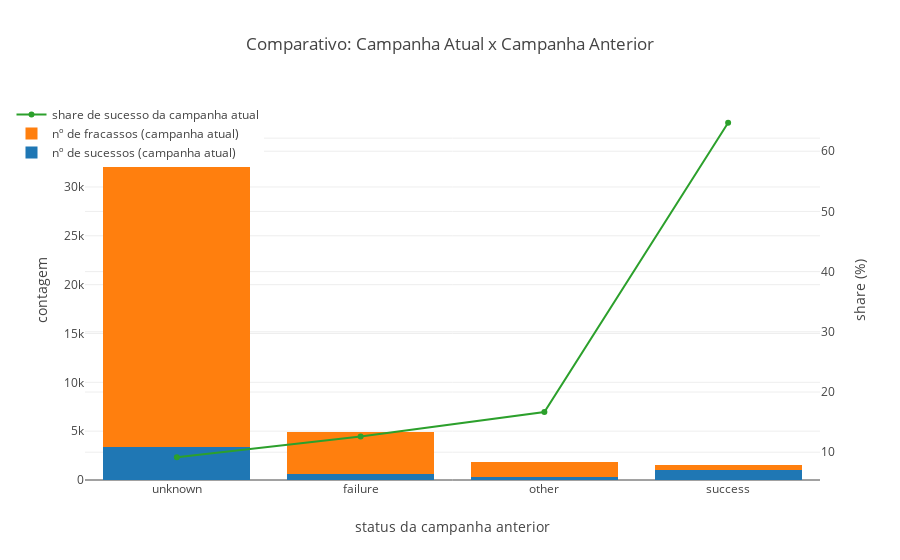

The code cell stored with this chart in its notebook:
### Markdown cell above
# 3 - Baseando-se nos resultados de adesão desta campanha qual o número médio e o máximo de ligações que você indica para otimizar a adesão?

Na figura acima, as colunas azuis representam o número de adesões obtidas cada quantidade de ligações observadas na amostra. Já a linha laranja, representa o share do número de adesões obtidos por cada quantidade de ligações com relação ao total de adesões obtidas em toda amostra (100 x nº de adesões de cada quantidade de ligação / nº total de adesões da amostra). 
Sob o ponto de vista do princípio de Pareto, onde aproximadamente 20% dos esforços deve representar aproximadamente 80% dos resultados, afirmar que o número otimizado médio de ligações deve 3 (86,59% na linha laranja) é uma aproximação bastante razoável.
Analisando ainda mais o gráfico acima, pode-se notar que o número máximo para otimização de adesões deve ser 11 (99,15% na linha laranja). Acima de 11 ligações, as adesões passam a ser insignificantes.

### Code cell
#%% 4 -O resultado da campanha anterior tem relevância na campanha atual?

# dataframe contagem dos 'poutcome' e classe de 'y'
prep4 = df0.groupby(['poutcome','y']).size().reset_index().rename(columns={0:'cont_total'})

# dataframes de contagem y == 'yes' e y == 'no'
prep4_yes = prep4[(prep4.y == 'yes')].reset_index(drop=True).drop(['y'], axis=1).rename(columns={'cont_total': 'cont_y_yes'})
prep4_no = prep4[(prep4.y == 'no')].reset_index(drop=True).drop(['y'], axis=1).rename(columns={'cont_total': 'cont_y_no'})

# dataframe 4 para plot
df4 = prep4.groupby(['poutcome'], as_index=False).sum()
df4 = df4.sort_values(['cont_total'], ascending=[False]).reset_index(drop=True)
df4 = pd.merge(df4, prep4_yes, how='outer', on='poutcome')
df4 = pd.merge(df4, prep4_no, how='outer', on='poutcome')

# taxa de conversão com relação às campanhas anteriores
df4['tx_conv_camp_ant'] = round((100 * df4['cont_y_yes'] / df4['cont_total']), 2)

# plot gráfico 4

trace1 = go.Bar(
    x=df4.poutcome,
    y=df4.cont_y_yes,
    name='nº de sucessos (campanha atual)',
)

trace2 = go.Bar(
    x=df4.poutcome,
    y=df4.cont_y_no,
    name='nº de fracassos (campanha atual)',
)

trace3 = go.Scatter(
    x=df4.poutcome,
    y=df4.tx_conv_camp_ant,
    name='share de sucesso da campanha atual',
    yaxis='y2'
)

data = [trace1, trace2, trace3]

layout = go.Layout(
    xaxis=dict(title='status da campanha anterior'),
    yaxis=dict(title='contagem'),
    yaxis2=dict(title='share (%)', overlaying='y', side='right'),
    title='Comparativo: Campanha Atual x Campanha Anterior', barmode='stack',
    legend=dict(x=-.1, y=1.0, orientation='h')
)
fig = go.Figure(data=data, layout=layout)

iplot(fig,filename='gráfico 4')

### Figure 1 — Plotly figure (JSON) as saved in the notebook; plotly's stock layout.template omitted (floating-point values rounded to 4 significant figures)
{"data": [{"name": "nº de sucessos (campanha atual)", "type": "bar", "uid": "afa4cca8-ef3d-11e8-bc68-e006e6d037a2", "x": ["unknown", "failure", "other", "success"], "y": [3386, 618, 307, 978]}, {"name": "nº de fracassos (campanha atual)", "type": "bar", "uid": "afa4cca9-ef3d-11e8-9fb2-e006e6d037a2", "x": ["unknown", "failure", "other", "success"], "y": [33573, 4283, 1533, 533]}, {"name": "share de sucesso da campanha atual", "type": "scatter", "uid": "afa4ccaa-ef3d-11e8-a41f-e006e6d037a2", "x": ["unknown", "failure", "other", "success"], "y": [9.16, 12.61, 16.68, 64.73], "yaxis": "y2"}], "layout": {"barmode": "stack", "legend": {"orientation": "h", "x": -0.1, "y": 1}, "title": "Comparativo: Campanha Atual x Campanha Anterior", "xaxis": {"title": "status da campanha anterior"}, "yaxis": {"title": "contagem"}, "yaxis2": {"overlaying": "y", "side": "right", "title": "share (%)"}}}
